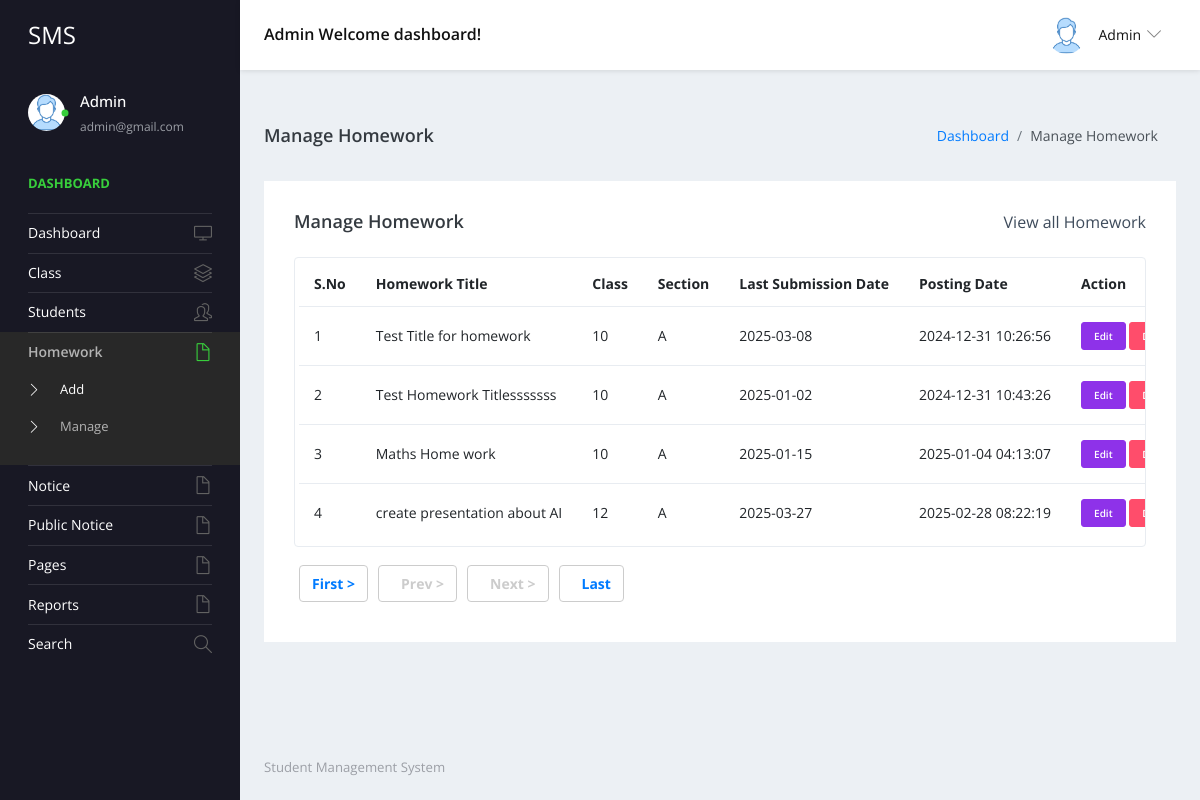
The page /admin/manage-homeworks.php (signed in) on the database its author committed.
### tables this page shows
CREATE TABLE `tblhomework` (
  `id` int(11) NOT NULL,
  `homeworkTitle` mediumtext DEFAULT NULL,
  `classId` int(11) DEFAULT NULL,
  `homeworkDescription` longtext DEFAULT NULL,
  `postingDate` timestamp NULL DEFAULT current_timestamp(),
  `lastDateofSubmission` date DEFAULT NULL
);

CREATE TABLE `tblclass` (
  `ID` int(5) NOT NULL,
  `ClassName` varchar(50) DEFAULT NULL,
  `Section` varchar(20) DEFAULT NULL,
  `CreationDate` timestamp NULL DEFAULT current_timestamp()
);

### admin/manage-homeworks.php (the view, shortened to what this page needs)
<?php
include('includes/dbconnection.php');
if (strlen($_SESSION['sturecmsaid']==0)) {
  header('location:logout.php');
  } else{
?>
<!DOCTYPE html>
<html lang="en">
  <head>
    <link rel="stylesheet" href="vendors/simple-line-icons/css/simple-line-icons.css">
    <link rel="stylesheet" href="vendors/flag-icon-css/css/flag-icon.min.css">
    <link rel="stylesheet" href="vendors/css/vendor.bundle.base.css">
    <link rel="stylesheet" href="./vendors/daterangepicker/daterangepicker.css">
    <link rel="stylesheet" href="./vendors/chartist/chartist.min.css">
    <link rel="stylesheet" href="./css/style.css">
  </head>
  <body>
    <div class="container-scroller">
     <?php include_once('includes/header.php');?>
      <div class="container-fluid page-body-wrapper">
        <?php include_once('includes/sidebar.php');?>
        <div class="main-panel">
          <div class="content-wrapper">
             <div class="page-header">
              <h3 class="page-title"> Manage Homework </h3>
              <nav aria-label="breadcrumb">
                <ol class="breadcrumb">
                  <li class="breadcrumb-item"><a href="dashboard.php">Dashboard</a></li>
                  <li class="breadcrumb-item active" aria-current="page"> Manage Homework</li>
                </ol>
              </nav>
            </div>
            <div class="row">
              <div class="col-md-12 grid-margin stretch-card">
                <div class="card">
                  <div class="card-body">
                    <div class="d-sm-flex align-items-center mb-4">
                      <h4 class="card-title mb-sm-0">Manage Homework</h4>
                      <a href="#" class="text-dark ml-auto mb-3 mb-sm-0"> View all Homework</a>
                    </div>
                    <div class="table-responsive border rounded p-1">
                      <table class="table">
                        <thead>
                          <tr>
                            <th class="font-weight-bold">S.No</th>
                            <th class="font-weight-bold">Homework Title</th>
                            <th class="font-weight-bold">Class</th>
                            <th class="font-weight-bold">Section</th>
                            <th class="font-weight-bold">Last Submission Date</th>
                            <th class="font-weight-bold">Posting Date</th>
                            <th class="font-weight-bold">Action</th>
                          </tr>
                        </thead>
                        <tbody>
                           <?php
                           if (isset($_GET['pageno'])) {
            $pageno = $_GET['pageno'];
        } else {
            $pageno = 1;
        }
        $no_of_records_per_page =15;
 if (isset($_GET['page_no']) && $_GET['page_no']!="") {
  $page_no = $_GET['page_no'];
  } else {
    $page_no = 1;
        }
  $total_records_per_page = 10;
    $offset = ($page_no-1) * $total_records_per_page;
       $ret = "SELECT ID FROM tblhomework";
$query1 = $dbh -> prepare($ret);
$query1->execute();
$total_rows=$query1->rowCount();
$total_pages = ceil($total_rows / $no_of_records_per_page);
$sql="SELECT tblclass.ID,tblclass.ClassName,tblclass.Section,tblhomework.homeworkTitle,tblhomework.postingDate,tblhomework.lastDateofSubmission,tblhomework.id as hwid from tblhomework join tblclass on tblclass.ID=tblhomework.classId LIMIT $offset, $no_of_records_per_page";
$query = $dbh -> prepare($sql);
$query->execute();
$results=$query->fetchAll(PDO::FETCH_OBJ);
$cnt=1;
if($query->rowCount() > 0)
{
foreach($results as $row)
{               ?>
                          <tr>
                            <td><?php echo htmlentities($cnt);?></td>
                            <td><?php  echo htmlentities($row->homeworkTitle);?></td>
                            <td><?php  echo htmlentities($row->ClassName);?></td>
                            <td><?php  echo htmlentities($row->Section);?></td>
                             <td><?php  echo htmlentities($row->lastDateofSubmission);?></td>
                            <td><?php  echo htmlentities($row->postingDate);?></td>
                            <td>
                              <div><a href="edit-homework.php?hwid=<?php echo htmlentities ($row->hwid);?>" class="btn btn-info btn-xs"  target="blank">Edit</a>
                                               <a href="manage-homeworks.php?delid=<?php echo ($row->hwid);?>" onclick="return confirm('Do you really want to Delete ?');" class="btn btn-danger btn-xs"> Delete</a>
                                             </div>
                            </td>
                          </tr><?php $cnt=$cnt+1;}} else {?>
                            <tr>
                              <th colspan="4" style="color:red;">No Record Found</th>
                            </tr>
                          <?php } ?>
                        </tbody>
                      </table>
                    </div>
                   <div align="left" class="mt-4">
    <ul class="pagination" >
        <li><a href="?pageno=1"><strong>First ></strong></a></li>
        <li class="<?php if($pageno <= 1){ echo 'disabled'; } ?>">
            <a href="<?php if($pageno <= 1){ echo '#'; } else { echo "?pageno=".($pageno - 1); } ?>"><strong style="padding-left: 10px">Prev ></strong></a>
        </li>
        <li class="<?php if($pageno >= $total_pages){ echo 'disabled'; } ?>">
            <a href="<?php if($pageno >= $total_pages){ echo '#'; } else { echo "?pageno=".($pageno + 1); } ?>"><strong style="padding-left: 10px">Next ></strong></a>
        </li>
        <li><a href="?pageno=<?php echo $total_pages; ?>"><strong style="padding-left: 10px">Last</strong></a></li>
    </ul>
</div>
                  </div>
                </div>
              </div>
            </div>
          </div>
         <?php include_once('includes/footer.php');?>
        </div>
      </div>
    </div>
  </body>
</html><?php }  ?>

### admin/includes/header.php (shortened to what this page needs)
 <nav class="navbar default-layout-navbar col-lg-12 col-12 p-0 fixed-top d-flex flex-row">
        <div class="navbar-brand-wrapper d-flex align-items-center">
          <a class="navbar-brand brand-logo" href="dashboard.php">
            <strong style="color: white;">SMS</strong>
          </a>
        </div><?php
         $aid= $_SESSION['sturecmsaid'];
$sql="SELECT * from tbladmin where ID=:aid";
$query = $dbh -> prepare($sql);
$query->bindParam(':aid',$aid,PDO::PARAM_STR);
$query->execute();
$results=$query->fetchAll(PDO::FETCH_OBJ);
$cnt=1;
if($query->rowCount() > 0)
{
foreach($results as $row)
{               ?>
        <div class="navbar-menu-wrapper d-flex align-items-center flex-grow-1">
          <h5 class="mb-0 font-weight-medium d-none d-lg-flex"><?php  echo htmlentities($row->AdminName);?> Welcome dashboard!</h5>
          <ul class="navbar-nav navbar-nav-right ml-auto">
            <li class="nav-item dropdown d-none d-xl-inline-flex user-dropdown">
              <a class="nav-link dropdown-toggle" id="UserDropdown" href="#" data-toggle="dropdown" aria-expanded="false">
                <img class="img-xs rounded-circle ml-2" src="images/faces/face8.jpg" alt="Profile image"> <span class="font-weight-normal"> <?php  echo htmlentities($row->AdminName);?> </span></a>
                <?php $cnt=$cnt+1;}} ?>
            </li>
          </ul>
        </div>
      </nav>

### admin/includes/sidebar.php (shortened to what this page needs)
<nav class="sidebar sidebar-offcanvas" id="sidebar">
          <ul class="nav">
            <li class="nav-item nav-profile">
              <a href="#" class="nav-link">
                <div class="profile-image">
                  <img class="img-xs rounded-circle" src="images/faces/face8.jpg" alt="profile image">
                  <div class="dot-indicator bg-success"></div>
                </div>
                <div class="text-wrapper">
                  <?php
         $aid= $_SESSION['sturecmsaid'];
$sql="SELECT * from tbladmin where ID=:aid";
$query = $dbh -> prepare($sql);
$query->bindParam(':aid',$aid,PDO::PARAM_STR);
$query->execute();
$results=$query->fetchAll(PDO::FETCH_OBJ);
$cnt=1;
if($query->rowCount() > 0)
{
foreach($results as $row)
{               ?>
                  <p class="profile-name"><?php  echo htmlentities($row->AdminName);?></p>
                  <p class="designation"><?php  echo htmlentities($row->Email);?></p><?php $cnt=$cnt+1;}} ?>
                </div>
              </a>
            </li>
            <li class="nav-item nav-category">
              <span class="nav-link">Dashboard</span>
            </li>
            <li class="nav-item">
              <a class="nav-link" href="dashboard.php">
                <span class="menu-title">Dashboard</span>
                <i class="icon-screen-desktop menu-icon"></i>
              </a>
            </li>
            <li class="nav-item">
              <a class="nav-link" data-toggle="collapse" href="#ui-basic" aria-expanded="false" aria-controls="ui-basic">
                <span class="menu-title">Class</span>
                <i class="icon-layers menu-icon"></i>
              </a>
            </li>
            <li class="nav-item">
              <a class="nav-link" data-toggle="collapse" href="#ui-basic1" aria-expanded="false" aria-controls="ui-basic1">
                <span class="menu-title">Students</span>
                <i class="icon-people menu-icon"></i>
              </a>
            </li>
 <li class="nav-item">
              <a class="nav-link" data-toggle="collapse" href="#hw" aria-expanded="false" aria-controls="hw">
                <span class="menu-title">Homework</span>
                <i class="icon-doc menu-icon"></i>
              </a>
              <div class="collapse" id="hw">
                <ul class="nav flex-column sub-menu">
                  <li class="nav-item"> <a class="nav-link" href="add-homework.php">Add </a></li>
                  <li class="nav-item"> <a class="nav-link" href="manage-homeworks.php">Manage</a></li>
                </ul>
              </div>
            </li>
            <li class="nav-item">
              <a class="nav-link" data-toggle="collapse" href="#auth" aria-expanded="false" aria-controls="auth">
                <span class="menu-title">Notice</span>
                <i class="icon-doc menu-icon"></i>
              </a>
            </li>
            <li class="nav-item">
              <a class="nav-link" data-toggle="collapse" href="#auth1" aria-expanded="false" aria-controls="auth">
                <span class="menu-title">Public Notice</span>
                <i class="icon-doc menu-icon"></i>
              </a>
              <li class="nav-item">
              <a class="nav-link" data-toggle="collapse" href="#auth2" aria-expanded="false" aria-controls="auth">
                <span class="menu-title">Pages</span>
                <i class="icon-doc menu-icon"></i>
              </a>
            </li>
      <li class="nav-item">
              <a class="nav-link" data-toggle="collapse" href="#auth22" aria-expanded="false" aria-controls="auth2">
                <span class="menu-title">Reports</span>
                <i class="icon-doc menu-icon"></i>
              </a>
            </li>
            <li class="nav-item">
              <a class="nav-link" href="search.php">
                <span class="menu-title">Search</span>
                <i class="icon-magnifier menu-icon"></i>
              </a>
            </li>
            </li>
          </ul>
        </nav>

### rows shown on the page
tblhomework: homeworkTitle "Test Title for homework", classId.ClassName "10", classId.Section "A", lastDateofSubmission "2025-03-08", postingDate "2024-12-31 10:26:56"
tblhomework: homeworkTitle "Test Homework Titlesssssss", classId.ClassName "10", classId.Section "A", lastDateofSubmission "2025-01-02", postingDate "2024-12-31 10:43:26"
tblhomework: homeworkTitle "Maths Home work", classId.ClassName "10", classId.Section "A", lastDateofSubmission "2025-01-15", postingDate "2025-01-04 04:13:07"
tblhomework: homeworkTitle "create presentation about AI", classId.ClassName "12", classId.Section "A", lastDateofSubmission "2025-03-27", postingDate "2025-02-28 08:22:19"

### other values the page prints
$row->AdminName "Admin"
$row->Email "admin@gmail.com"
